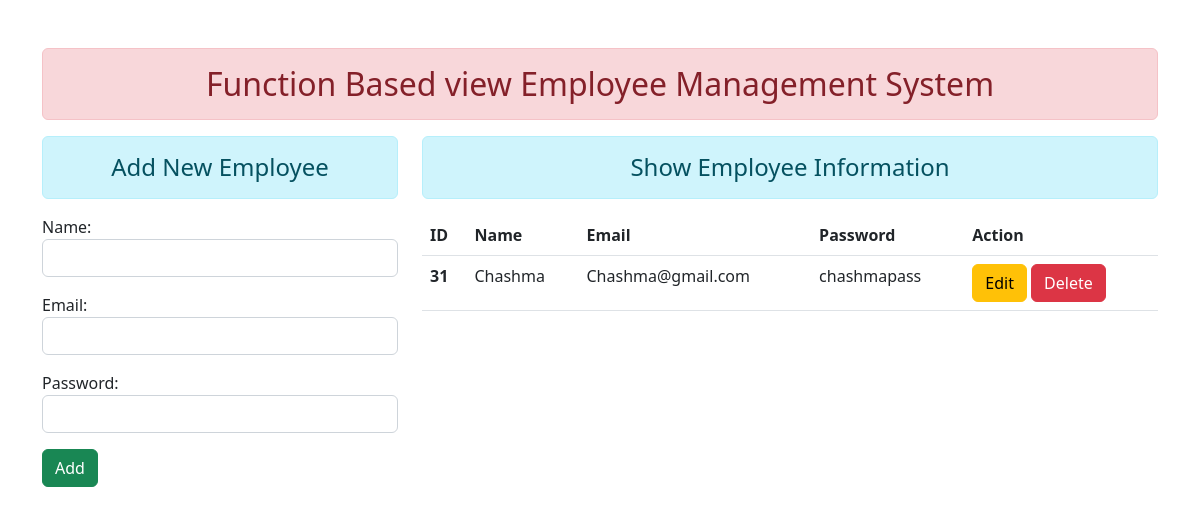
Before: / with the older database file.
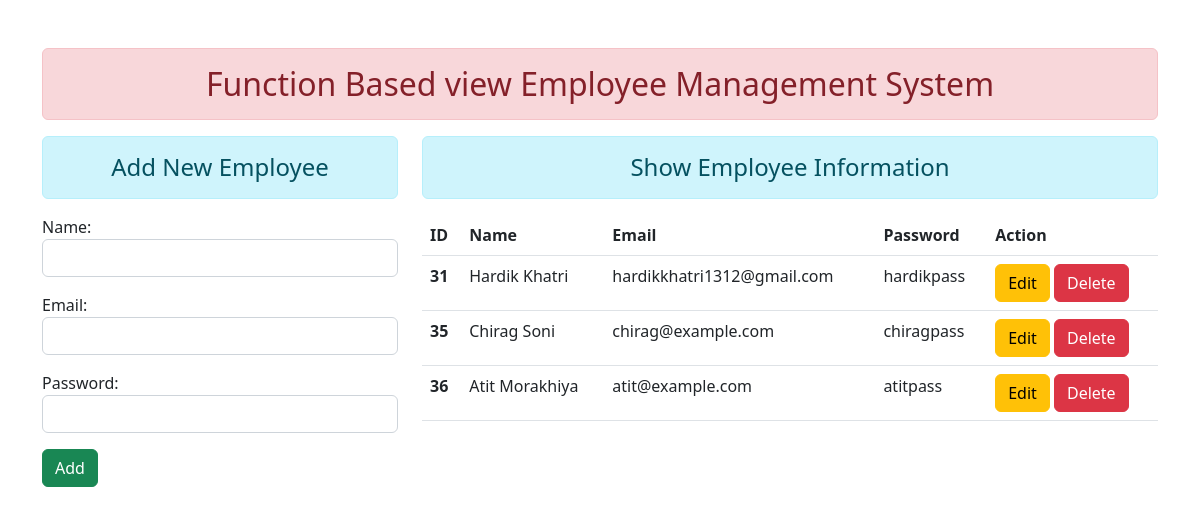
After: the same page with the newer database file.
### enroll/models.py (models this page shows)
class User(models.Model):
    name = models.CharField(max_length=70)
    email = models.EmailField(max_length=100)
    password = models.CharField(max_length=100)

### enroll/views.py (the view)
# urls.py: path('', views.add_show, name="addandshow"),
def add_show(request):
    if request.method == 'POST':
        fm = StudentRegistration(request.POST)
        if fm.is_valid():
            nm = fm.cleaned_data['name']
            em = fm.cleaned_data['email']
            pw = fm.cleaned_data['password']
            reg = User(name=nm, email=em, password=pw)
            reg.save()
            fm = StudentRegistration()
    else:
        fm = StudentRegistration()
    stud = User.objects.all()
    return render(request, 'enroll/addandshow.html', {'form':fm, 'stu':stud})

### enroll/forms.py
class StudentRegistration(forms.ModelForm):
    class Meta:
        model = User
        fields = ['name', 'email', 'password']
        widgets = {
            'name': forms.TextInput(attrs={'class':'form-control'}),
            'email':forms.EmailInput(attrs={'class':'form-control'}),
            'password':forms.PasswordInput(render_value=True, attrs={'class':'form-control'}),
        }

### enroll/templates/enroll/addandshow.html (shortened to what this page needs)
{% extends 'enroll/base.html' %} {% block content %}
<div class="row">
    <div class="col-sm-4">
        <form action="" method="POST">
            <h4 class="text-center alert alert-info">Add New Employee</h4>
            {% csrf_token %} {{form.as_p}}
            <input type="submit" class="btn btn-success" value="Add">
        </form>
    </div>
    <div class="col-sm-8">
        <h4 class="text-center alert alert-info">Show Employee Information</h4>
        {% if stu %}
        <table class="table table-hover">
            <thead>
                <tr>
                    <th scope="col">ID</th>
                    <th scope="col">Name</th>
                    <th scope="col">Email</th>
                    <th scope="col">Password</th>
                    <th scope="col">Action</th>
                </tr>
            </thead>
            <tbody>
                {% for st in stu %}
                <tr>
                    <th scope="row">{{st.id}}</th>
                    <td>{{st.name}}</td>
                    <td>{{st.email}}</td>
                    <td>{{st.password}}</td>
                    <td>
                        <a href="{% url 'updatedata' st.id %}" class="btn btn-warning">Edit</a>
                        <form action="{% url 'deletedata' st.id %}" method="post" class="d-inline">
                            <input type="submit" value="Delete" class="btn btn-danger">
                        </form>
                    </td>
                </tr>
                {% endfor %}
            </tbody>
        </table>
        {% else %}
        <h4 class="text-center alert alert-warning">No Records</h4>
        {% endif %}
    </div>
</div>
{% endblock content%}

### enroll/templates/enroll/base.html (shortened to what this page needs)
<!DOCTYPE html> {% load static %}
<html lang="en">
<head>
    <link rel="stylesheet" href="{% static 'enroll/css/bootstrap.css' %}">
</head>
<body>
    <div class="container mt-5">
        <h2 class="text-center alert alert-danger">Function Based view Employee Management System</h2>
        {% block content %} {% endblock content %}
    </div>
</body>
</html>

Changed rows visible on the page:
changed User id 31: name "Chashma" → "Hardik Khatri"; email "Chashma@gmail.com" → "hardikkhatri1312@gmail.com"; password "chashmapass" → "hardikpass"
added User: id "35", name "Chirag Soni", email "chirag@example.com", password "chiragpass"
added User: id "36", name "Atit Morakhiya", email "atit@example.com", password "atitpass"
